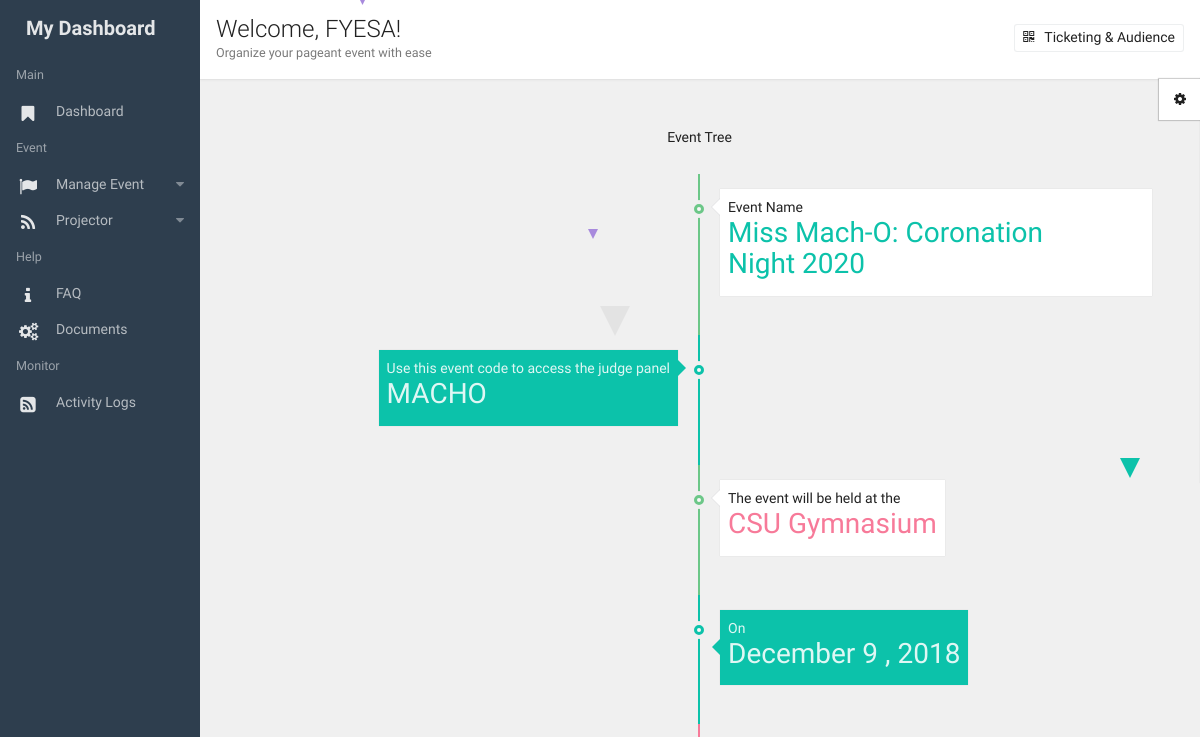
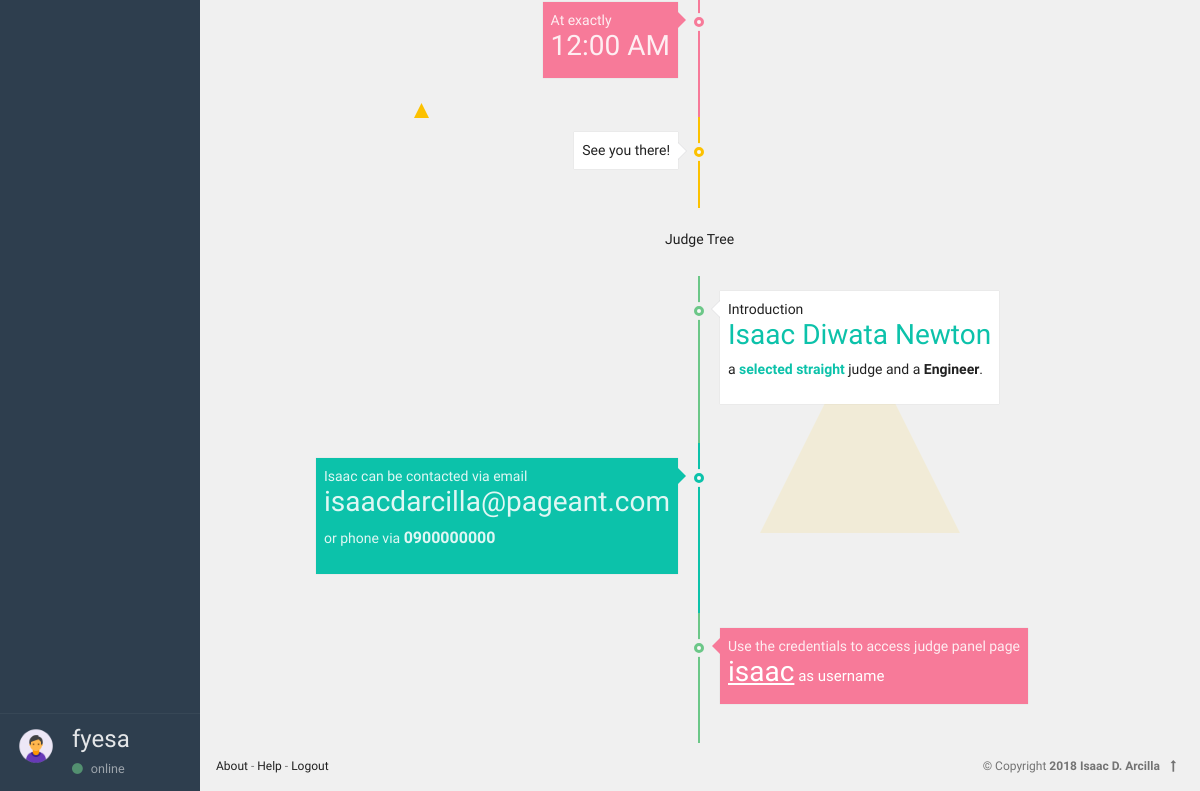
The app's page /start/organizer_event_details.php?sponsor_id=12&username=fyesa&event_id=43 (signed in), older data (2 pictures, top to bottom).
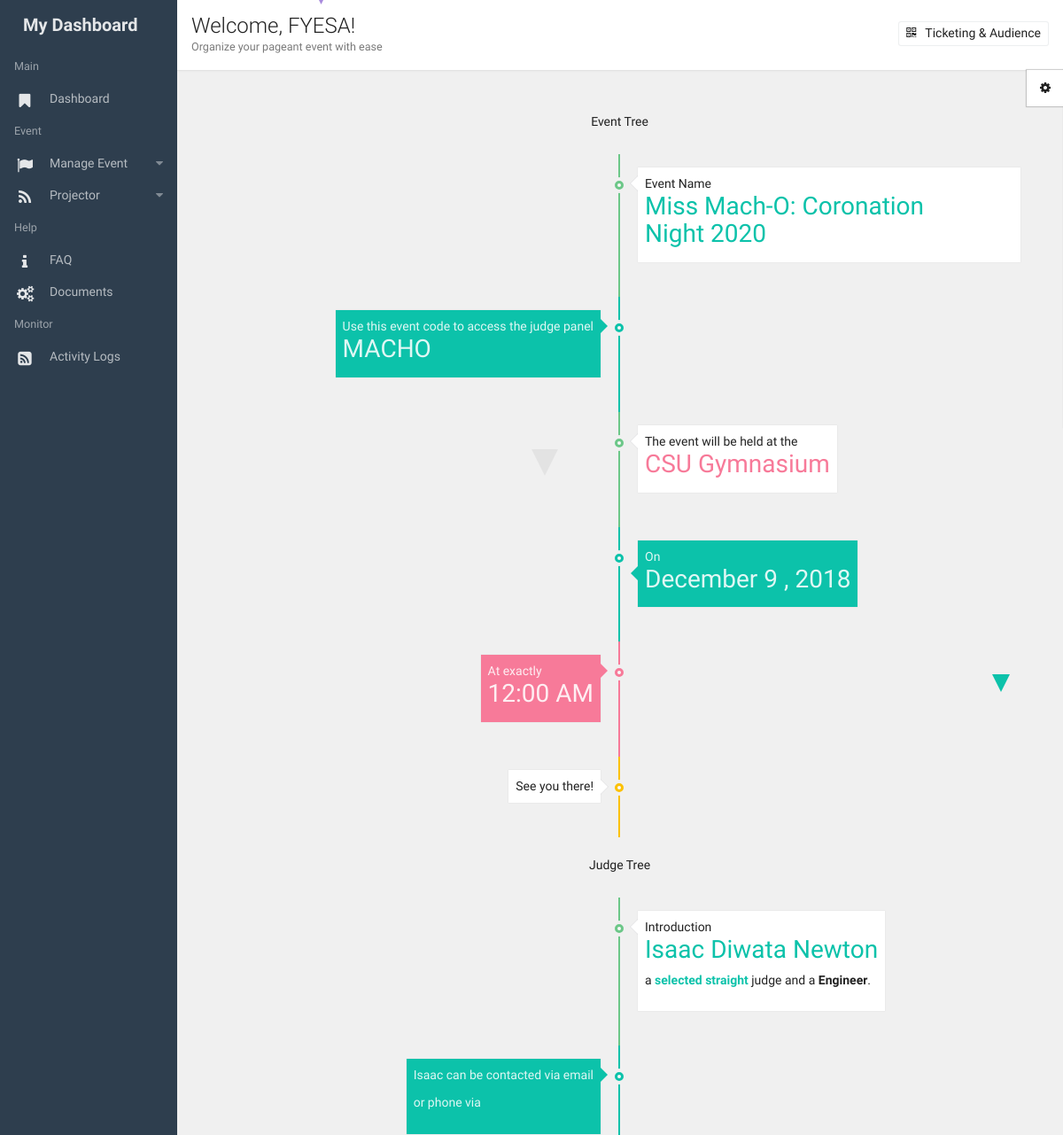
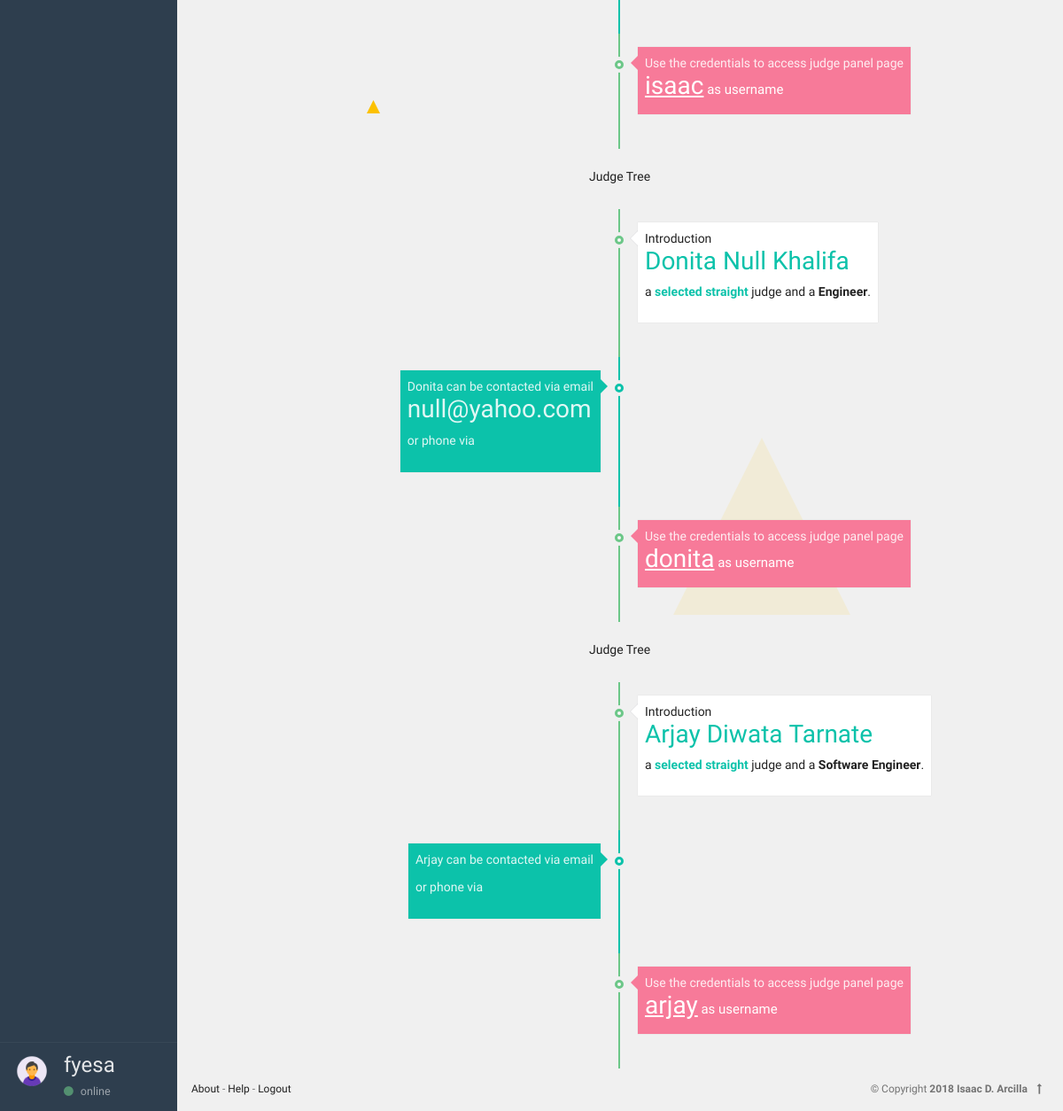
The same page, newer data (2 pictures, top to bottom).
### tables this page shows
CREATE TABLE `sponsor_organizer` (
  `sponsor_id` int(15) NOT NULL,
  `sponsor_name` varchar(50) NOT NULL,
  `in_charge` varchar(50) NOT NULL,
  `position` varchar(50) NOT NULL,
  `established` varchar(20) NOT NULL,
  `email` varchar(50) NOT NULL,
  `phone_number` varchar(50) NOT NULL,
  `username` varchar(50) NOT NULL,
  `password` varchar(100) NOT NULL,
  `registered_by` int(11) NOT NULL,
  `pass_unhash` varchar(50) NOT NULL
);

CREATE TABLE `event_table` (
  `event_id` int(5) NOT NULL,
  `event_name` varchar(32) NOT NULL,
  `event_code` varchar(8) NOT NULL,
  `event_location` varchar(50) NOT NULL,
  `event_time` varchar(10) NOT NULL,
  `event_date` date NOT NULL,
  `created_by` int(11) NOT NULL,
  `judging_system` int(11) NOT NULL,
  `invite_code` varchar(45) DEFAULT NULL
);

CREATE TABLE `judge_table` (
  `judge_id` int(1) NOT NULL,
  `first_name` varchar(32) NOT NULL,
  `middle_name` varchar(32) NOT NULL,
  `sur_name` varchar(32) NOT NULL,
  `sex` varchar(10) NOT NULL,
  `email` varchar(50) NOT NULL,
  `phone_number` varchar(30) NOT NULL,
  `username` varchar(50) NOT NULL,
  `password` varchar(100) NOT NULL,
  `profession` varchar(32) NOT NULL,
  `registered_by_sponsor` int(11) NOT NULL,
  `event_id` int(11) NOT NULL,
  `is_updated` int(11) NOT NULL,
  `is_unhash` varchar(32) NOT NULL
);

### start/organizer_event_details.php (the view, shortened to what this page needs)
<?php
  include("config.php");
    $connection = mysqli_connect($db_host,$db_user,$db_pass,$db_name) or die("Could not connect to database");
    mysqli_select_db($connection,$db_name);
$sponsor_id = $_GET['sponsor_id'];
$username = $_GET['username'];
$event_id = $_GET['event_id'];
 $querSponsorName = "SELECT sponsor_name
                            FROM sponsor_organizer
                                WHERE sponsor_id=$sponsor_id";
    $resSponsorName= mysqli_query($connection, $querSponsorName);
    $rowSponsorName = mysqli_fetch_assoc($resSponsorName);
    $querEventName = "SELECT *
                        FROM event_table
                            WHERE event_id = $event_id";
    $resEventName = mysqli_query($connection, $querEventName);
    $rowEventName = mysqli_fetch_assoc($resEventName);
   $querJudge = "SELECT *
                    FROM judge_table JOIN (SELECT * FROM judge_event WHERE added_by_sponsor = $sponsor_id AND event_id=$event_id) AS judges USING(judge_id)";
    $resJudge = mysqli_query($connection, $querJudge);
  ?>
<!DOCTYPE html>
<html lang="en">
<head>
  <link rel="stylesheet" href="../assets/animate.css/animate.min.css" type="text/css" />
  <link rel="stylesheet" href="../assets/glyphicons/glyphicons.css" type="text/css" />
  <link rel="stylesheet" href="../assets/font-awesome/css/font-awesome.min.css" type="text/css" />
  <link rel="stylesheet" href="../assets/material-design-icons/material-design-icons.css" type="text/css" />
  <link rel="stylesheet" href="../assets/bootstrap/dist/css/bootstrap.min.css" type="text/css" />
  <link rel="stylesheet" href="../assets/styles/app.css" type="text/css" />
  <link rel="stylesheet" href="../assets/styles/font.css" type="text/css" />
</head>
<body>
  <div class="app" id="app">
  <div id="aside" class="app-aside modal fade nav-dropdown">
    <div class="left navside dark dk" layout="column">
  	  <div class="navbar no-radius">
        <a class="navbar-brand">
        	<span class="hidden-folded inline">My Dashboard</span>
        </a>
      </div>
      <div flex class="hide-scroll">
          <nav class="scroll nav-light">
              <ul class="nav" ui-nav>
                <li class="nav-header hidden-folded">
                  <small class="text-muted">Main</small>
                </li>
                <li>
                  <a href="organizer.php?username=<?php echo $username ?>&sponsor_id=<?php echo $sponsor_id ?>&event_id=<?php echo($event_id) ?>" >
                    <span class="nav-icon">
                      <i class="material-icons">
                        <span class="fa fa-bookmark"></span>
                      </i>
                    </span>
                    <span class="nav-text">Dashboard</span>
                  </a>
                </li>
                <li class="nav-header hidden-folded">
                  <small class="text-muted">Event</small>
                </li>
                <li>
                  <a>
                    <span class="nav-caret">
                      <i class="fa fa-caret-down"></i>
                    </span>
                    <span class="nav-icon">
                      <i class="material-icons">
                        <span class="fa fa-flag"></span>
                      </i>
                    </span>
                    <span class="nav-text active">Manage Event</span>
                  </a>
                </li>
                <li>
                  <a>
                    <span class="nav-caret">
                      <i class="fa fa-caret-down"></i>
                    </span>
                    <span class="nav-icon">
                      <i class="material-icons">
                        <span class="fa fa-rss"></span>
                      </i>
                    </span>
                    <span class="nav-text">Projector</span>
                  </a>
                </li>
                <li class="nav-header hidden-folded">
                  <small class="text-muted">Help</small>
                </li>
                    <li>
                      <a href="faq.php" >
                                         <span class="nav-icon">
                      <i class="material-icons">
                        <span class="fa fa-info"></span>
                      </i>
                    </span>
                        <span class="nav-text">FAQ</span>
                      </a>
                    </li>
                <li class="hidden-folded" >
                  <a href="docs.html" >
                                     <span class="nav-icon">
                      <i class="material-icons">
                        <span class="fa fa-cogs"></span>
                      </i>
                    </span>
                    <span class="nav-text">Documents</span>
                  </a>
                </li>
                <li class="nav-header hidden-folded">
                  <small class="text-muted">Monitor</small>
                </li>
                    <li>
                      <a href="faq.php" >
                                         <span class="nav-icon">
                      <i class="material-icons">
                        <span class="fa fa-rss-square"></span>
                      </i>
                    </span>
                        <span class="nav-text">Activity Logs</span>
                      </a>
                    </li>
              </ul>
          </nav>
      </div>
      <div flex-no-shrink class="b-t">
        <div class="nav-fold">
        	<a href="">
        	    <span class="pull-left">
        	      <img src="assets/avatar.png" alt="..." class="w-40 img-circle">
        	    </span>
        	    <span class="clear hidden-folded p-x">
        	      <span class="block _700">
				 <h4> <?php
					echo $username;
				  ?>
				  </h4>
				  </span>
        	      <small class="block text-muted"><i class="fa fa-circle text-success m-r-sm"></i>online</small>
        	    </span>
        	</a>
        </div>
      </div>
    </div>
  </div>
  <div id="content" class="app-content box-shadow-z0" role="main">
    <div class="app-footer">
      <div class="p-a text-xs">
        <div class="pull-right text-muted">
          &copy; Copyright <strong>2018 Isaac D. Arcilla</strong> <span class="hidden-xs-down"></span>
          <a ui-scroll-to="content"><i class="fa fa-long-arrow-up p-x-sm"></i></a>
        </div>
        <div class="nav">
          <a class="nav-link" href="../">About</a>
          <span class="text-muted">-</span>
            <a class="nav-link" href="../">Help</a>                 <span class="text-muted">-</span>
            <a class="nav-link" href="../">Logout<?php  session_destroy();  ?></a>
			</div>
      </div>
    </div>
<div class="p-a white lt box-shadow">
	<div class="row">
		<div class="col-sm-6">
			<h4 class="m-b-0 _300">Welcome, <?php echo $rowSponsorName['sponsor_name'] ?>!</h4>
			<small class="text-muted">Organize <strong></strong> your pageant event with ease</small>
		</div>
    <div class="col-sm-6 text-sm-right">
      <div class="m-y-sm">
        <div class="btn-group dropdown">
              <a href="organizer_generate_ticket.php?sponsor_id=<?php echo $sponsor_id ?>&username=<?php echo $username ?>&event_id=<?php echo $event_id?>"><button class="btn white btn-sm "><span class="fa fa-qrcode"></span>&nbsp&nbsp Ticketing & Audience</button></a>
            </div>
          </div>
    </div>
	</div>
</div>
<div class="padding">
<div>
      <svg xmlns="http://www.w3.org/2000/svg" viewBox="0 0 48 48" width="30" height="30" style="position:fixed; z-index:0; left:50%; top: 20%" class="animated fadeInDownBig">
        <path d="M 48 0 L 24 48 L 0 0 Z" fill="rgba(0,0,0,0.05)" />
      </svg>
      <svg xmlns="http://www.w3.org/2000/svg" viewBox="0 0 48 48" width="10" height="10" style="position:fixed; z-index:0; left:49%; top: 15%" class="animated fadeInDown">
        <path d="M 48 0 L 24 48 L 0 0 Z" fill="#a88add" />
      </svg>
      <svg xmlns="http://www.w3.org/2000/svg" viewBox="0 0 48 48" width="5" height="5" style="position:fixed; z-index:0; left:30%; top: 0%" class="animated fadeInDown">
        <path d="M 48 0 L 24 48 L 0 0 Z" fill="#a88add" />
      </svg>
      <svg xmlns="http://www.w3.org/2000/svg" viewBox="0 0 48 48" width="20" height="20" style="position:fixed; z-index:0; right:5%; top: 30%" class="animated fadeInDown">
        <path d="M 48 0 L 24 48 L 0 0 Z" fill="#0cc2aa" />
      </svg>
      <svg xmlns="http://www.w3.org/2000/svg" viewBox="0 0 48 48" width="15" height="15" style="position:fixed; z-index:0; left:34.5%; top: 55%" class="animated fadeIn">
        <path d="M 0 48 L 24 0 L 48 48 Z" fill="#fcc100" />
      </svg>
      <svg xmlns="http://www.w3.org/2000/svg" viewBox="0 0 48 48" width="200" height="200" style="position:fixed; z-index:0; right:20%; top: 70%" class="animated fadeInUp">
        <path d="M 0 48 L 24 0 L 48 48 Z" fill="rgba(252,193,0,0.1)" />
      </svg>
  </div>
<div class="padding timeline-center">
  <ul class="timeline">
    <li class="tl-header">
      <div class=white">Event Tree</div>
    </li>
    <li class="tl-item">
      <div class="">
      </div>
    </li>
    <li class="tl-item">
      <div class="tl-wrap b-success">
        <div class="tl-content box-color text-color  p-a-sm">
          <div>Event Name <span class="text-primary"><br><h3><?php echo $rowEventName['event_name'] ?>&nbsp<?php print date("Y", time()); ?></h3></span></div>
        </div>
      </div>
    </li>
    <li class="tl-item tl-left">
      <div class="tl-wrap b-primary">
        <div class="tl-content box-color primary p-a-sm">
          <div class="text-lt">Use this event code to access the judge panel <br><h3><span class=""><?php echo $rowEventName['event_code'] ?></span></h3> </div>
        </div>
      </div>
    </li>
    <li class="tl-item">
      <div class="tl-wrap b-success">
        <div class="tl-content box-color text-color  p-a-sm">
          <div>The event will be held at the <span class="text-warning"><br><h3><?php echo $rowEventName['event_location'] ?></h3></span></div>
        </div>
      </div>
    </li>
    <li class="tl-item">
      <div class="tl-wrap b-primary">
        <div class="tl-content box-color primary p-a-sm">
          <div class="text-lt">On <br><span class=""><h3><?php echo  date('F j , Y', strtotime(str_replace('-','/',$rowEventName['event_date']))) ?></h3></span> </div>
        </div>
      </div>
    </li>
    <li class="tl-item tl-left">
      <div class="tl-wrap b-warning">
        <div class="tl-content box-color warning p-a-sm">
          <div class="text-lt">At exactly <br><h3><span class=""><?php echo $rowEventName['event_time'] ?></span></h3> </div>
        </div>
      </div>
    </li>
    <li class="tl-item tl-left">
      <div class="tl-wrap b-warn">
        <div class="tl-content box-color text-color p-a-sm">
          <div class="text-lt">See you there!</div>
        </div>
      </div>
    </li>
  </ul>
                            <?php
                                while($rowJudge = mysqli_fetch_assoc($resJudge)){
                            ?> <br>
  <ul class="timeline">
    <li class="tl-header">
      <div class=white">Judge Tree</div>
    </li>
    <li class="tl-item">
      <div class="">
      </div>
    </li>
    <li class="tl-item">
      <div class="tl-wrap b-success">
        <div class="tl-content box-color text-color  p-a-sm">
          <div>Introduction <span class="text-primary"><br><h3><?php echo $rowJudge['first_name'] ?>&nbsp<?php echo $rowJudge['middle_name'] ?>&nbsp<?php echo $rowJudge['sur_name'] ?>
          </h3></span>
          <p >a <strong class="text-primary">selected <?php echo strtolower($rowJudge['sex']) ?></strong> judge and
            a <b><?php echo $rowJudge['profession']  ?></b>.
          </p>
        </div>
      </div>
     </div>
    </li>
    <li class="tl-item tl-left">
      <div class="tl-wrap b-primary">
        <div class="tl-content box-color primary p-a-sm">
          <div class="text-lt"><?php echo $rowJudge['first_name'] ?> can be contacted via email<br><h3><span class=""><?php echo $rowJudge['email'] ?></span></h3><p>or phone via <strong class="text"><?php echo $rowJudge['phone_number'] ?></strong></p></div>
        </div>
      </div>
    </li>
    <li class="tl-item">
      <div class="tl-wrap b-success">
        <div class="tl-content box-color warning  p-a-sm">
          <div>Use the credentials to access judge panel page<span class="text-white"><br><h3><u><?php echo $rowJudge['username'] ?></u><span style="font-size: 15px"> as username </h3></span></div>
        </div>
      </div>
    </li>
  </ul>
<?php } ?>
</div>
</div>
  <div id="switcher">
    <div class="switcher box-color dark-white text-color" id="sw-theme">
      <a href ui-toggle-class="active" target="#sw-theme" class="box-color dark-white text-color sw-btn">
        <i class="fa fa-gear"></i>
      </a>
    </div>
  </div>
</body>
</html>

Row changes from the older to the newer data that the page shows:
changed judge_table "Isaac": email "isaacdarcilla@pageant.com" → (not shown); phone_number "0900000000" → (not shown)
added judge_table: first_name "Donita", middle_name "Null", sur_name "Khalifa", sex "straight", profession "Engineer", email "null@yahoo.com", username "donita"
added judge_table: first_name "Arjay", middle_name "Diwata", sur_name "Tarnate", sex "straight", profession "Software Engineer", username "arjay"
